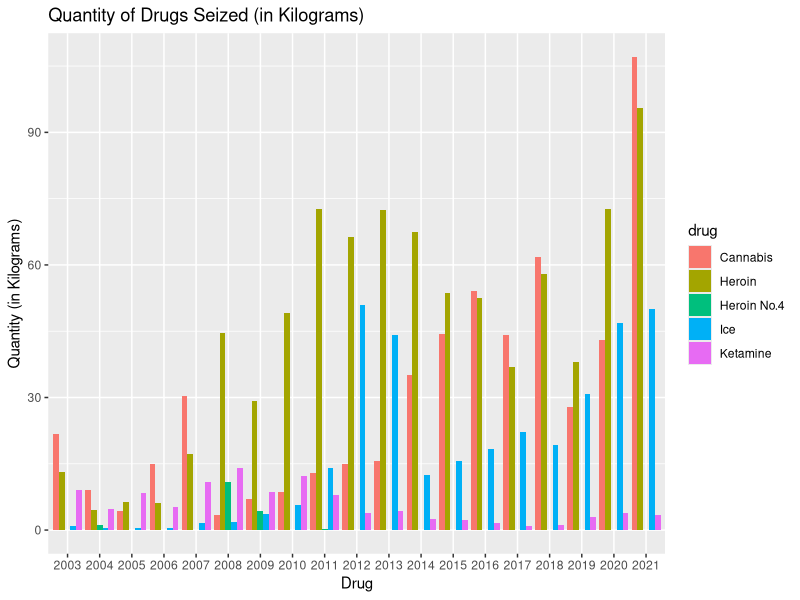
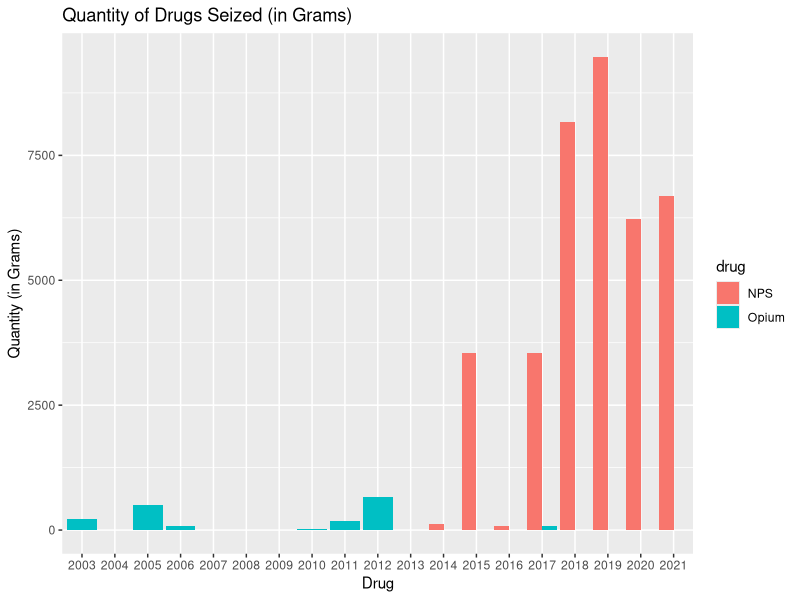
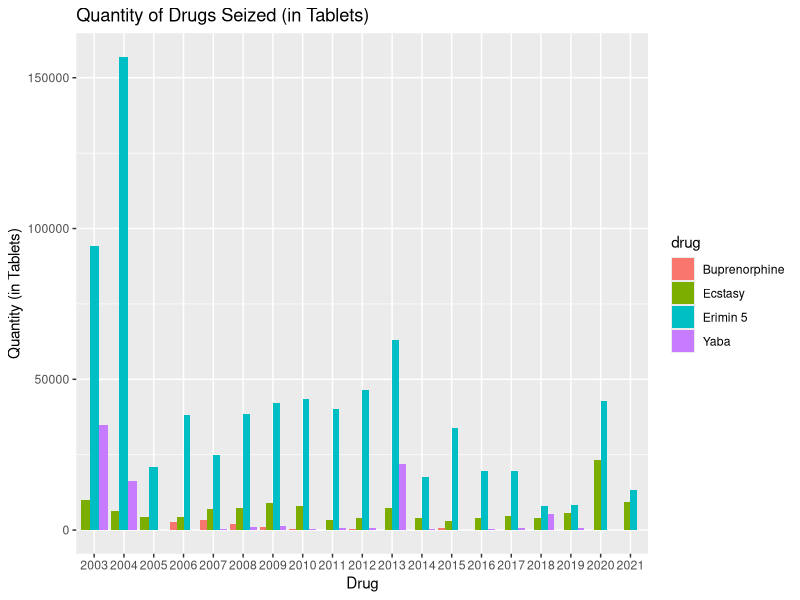

Write R code to recreate these figures, in order.
## ---- chunk 1
library(tidyverse)
quantity_drugs_seized <- read_csv("Informationonquantityofcontrolleddrugsseized.csv")
quantity_drugs_seized <- quantity_drugs_seized %>%
  mutate(amount_new = as.numeric(quantity_drugs_seized$amount)) %>%
  mutate(year_new = as.character(quantity_drugs_seized$year))
quantity_drugs_seized[quantity_drugs_seized == "HEROIN"] <- "Heroin"
quantity_drugs_seized[quantity_drugs_seized == "HEROIN NO.4"] <- "Heroin No.4"
quantity_drugs_seized[quantity_drugs_seized == "CANNABIS"] <- "Cannabis"
quantity_drugs_seized[quantity_drugs_seized == "ECSTASY"] <- "Ecstasy"
quantity_drugs_seized[quantity_drugs_seized == "ICE"] <- "Ice"
quantity_drugs_seized[quantity_drugs_seized == "YABA"] <- "Yaba"
quantity_drugs_seized[quantity_drugs_seized == "KETAMINE"] <- "Ketamine"
quantity_drugs_seized[quantity_drugs_seized == "ERIMIN 5"] <- "Erimin 5"
quantity_drugs_seized[quantity_drugs_seized == "BUPRENORPHINE"] <- "Buprenorphine"
quantity_drugs_seized[quantity_drugs_seized == "OPIUM"] <- "Opium"
quantity_drugs_seized[quantity_drugs_seized == "MEPHEDRONE"] <- "Mephedrone"

quantity_drugs_seized_by_kg <- quantity_drugs_seized %>%
  select(year_new, drug, amount_new) %>%
  slice(1:57, 79:97, 117:135)

quantity_drugs_seized_by_g <- quantity_drugs_seized %>%
  select(year_new, drug, amount_new) %>%
  slice(171:189, 212:219)

quantity_drugs_seized_by_tablets <- quantity_drugs_seized %>%
  select(year_new, drug, amount_new) %>%
  slice(58:75, 77, 98:116, 136:170)

ggplot(quantity_drugs_seized_by_kg,aes(x = year_new, y = amount_new, fill = drug)) + 
  geom_bar(position = "dodge", stat = "identity") +
  labs(x = "Drug", y = "Quantity (in Kilograms)", title = "Quantity of Drugs Seized (in Kilograms)")

ggplot(quantity_drugs_seized_by_g,aes(x = year_new, y = amount_new, fill = drug)) + 
  geom_bar(position = "dodge", stat = "identity") +
  labs(x = "Drug", y = "Quantity (in Grams)", title = "Quantity of Drugs Seized (in Grams)")

ggplot(quantity_drugs_seized_by_tablets,aes(x = year_new, y = amount_new, fill = drug)) + 
  geom_bar(position = "dodge", stat = "identity") +
  labs(x = "Drug", y = "Quantity (in Tablets)", title = "Quantity of Drugs Seized (in Tablets)")
